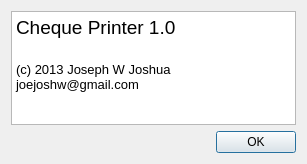
<?xml version="1.0" encoding="UTF-8"?>
<ui version="4.0">
 <class>AboutDialog</class>
 <widget class="QDialog" name="AboutDialog">
  <property name="geometry">
   <rect>
    <x>0</x>
    <y>0</y>
    <width>307</width>
    <height>164</height>
   </rect>
  </property>
  <property name="windowTitle">
   <string>About Cheque Printer</string>
  </property>
  <property name="windowIcon">
   <iconset resource="cp_res.qrc">
    <normaloff>:/cp_images/Print-icon.png</normaloff>:/cp_images/Print-icon.png</iconset>
  </property>
  <layout class="QVBoxLayout" name="verticalLayout">
   <item>
    <widget class="QTextEdit" name="textEdit">
     <property name="readOnly">
      <bool>true</bool>
     </property>
     <property name="html">
      <string>&lt;!DOCTYPE HTML PUBLIC &quot;-//W3C//DTD HTML 4.0//EN&quot; &quot;http://www.w3.org/TR/REC-html40/strict.dtd&quot;&gt;
&lt;html&gt;&lt;head&gt;&lt;meta name=&quot;qrichtext&quot; content=&quot;1&quot; /&gt;&lt;style type=&quot;text/css&quot;&gt;
p, li { white-space: pre-wrap; }
&lt;/style&gt;&lt;/head&gt;&lt;body style=&quot; font-family:'MS Shell Dlg 2'; font-size:8.25pt; font-weight:400; font-style:normal;&quot;&gt;
&lt;p style=&quot; margin-top:0px; margin-bottom:0px; margin-left:0px; margin-right:0px; -qt-block-indent:0; text-indent:0px;&quot;&gt;&lt;span style=&quot; font-size:14pt;&quot;&gt;Cheque Printer 1.0&lt;/span&gt;&lt;/p&gt;
&lt;p style=&quot;-qt-paragraph-type:empty; margin-top:0px; margin-bottom:0px; margin-left:0px; margin-right:0px; -qt-block-indent:0; text-indent:0px; font-size:14pt;&quot;&gt;&lt;br /&gt;&lt;/p&gt;
&lt;p style=&quot; margin-top:0px; margin-bottom:0px; margin-left:0px; margin-right:0px; -qt-block-indent:0; text-indent:0px;&quot;&gt;&lt;span style=&quot; font-size:10pt;&quot;&gt;(c) 2013 Joseph W Joshua &lt;/span&gt;&lt;/p&gt;
&lt;p style=&quot; margin-top:0px; margin-bottom:0px; margin-left:0px; margin-right:0px; -qt-block-indent:0; text-indent:0px;&quot;&gt;&lt;span style=&quot; font-size:10pt;&quot;&gt;joejoshw@gmail.com&lt;/span&gt;&lt;/p&gt;&lt;/body&gt;&lt;/html&gt;</string>
     </property>
    </widget>
   </item>
   <item>
    <widget class="QDialogButtonBox" name="buttonBox">
     <property name="orientation">
      <enum>Qt::Horizontal</enum>
     </property>
     <property name="standardButtons">
      <set>QDialogButtonBox::Ok</set>
     </property>
    </widget>
   </item>
  </layout>
 </widget>
 <resources>
  <include location="cp_res.qrc"/>
 </resources>
 <connections>
  <connection>
   <sender>buttonBox</sender>
   <signal>accepted()</signal>
   <receiver>AboutDialog</receiver>
   <slot>accept()</slot>
   <hints>
    <hint type="sourcelabel">
     <x>248</x>
     <y>254</y>
    </hint>
    <hint type="destinationlabel">
     <x>157</x>
     <y>274</y>
    </hint>
   </hints>
  </connection>
  <connection>
   <sender>buttonBox</sender>
   <signal>rejected()</signal>
   <receiver>AboutDialog</receiver>
   <slot>reject()</slot>
   <hints>
    <hint type="sourcelabel">
     <x>316</x>
     <y>260</y>
    </hint>
    <hint type="destinationlabel">
     <x>286</x>
     <y>274</y>
    </hint>
   </hints>
  </connection>
 </connections>
</ui>
